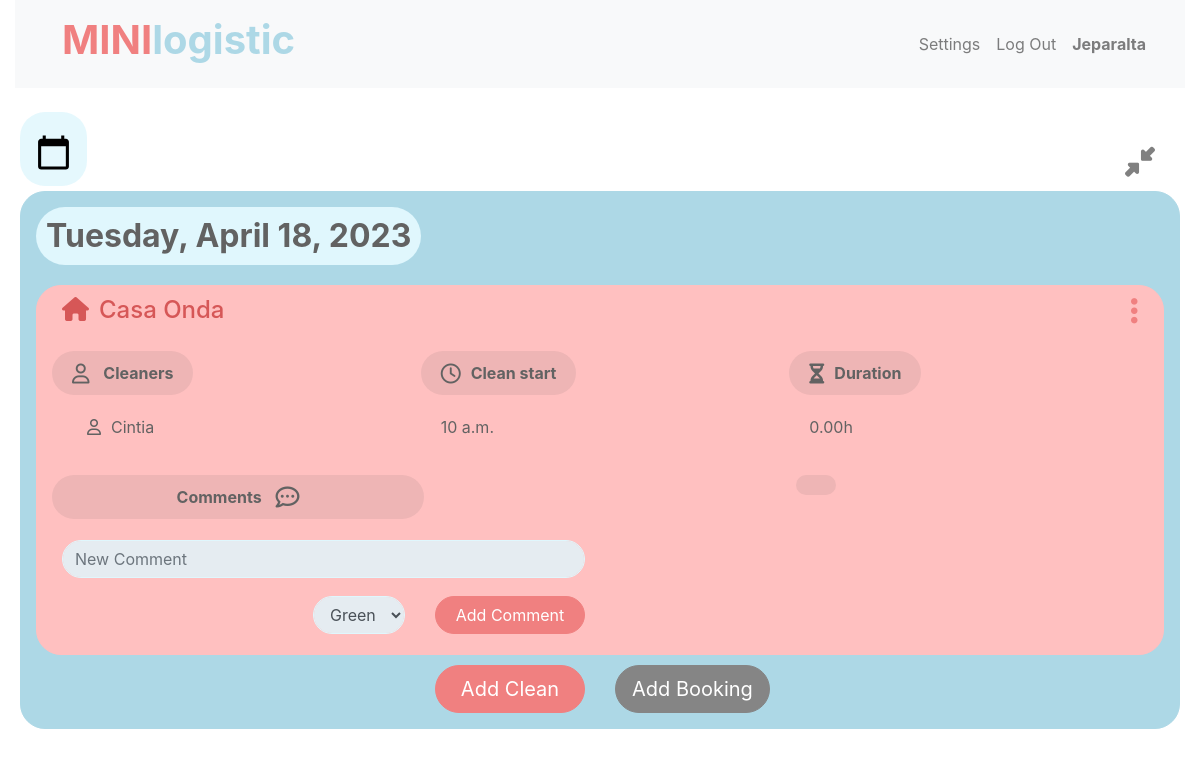
The app's page /minilogistic/fullday/2023-04-18/ (signed in) with its own data.
### minilogistic/models.py (models this page shows, shortened)
class User(AbstractUser):
    groups = models.ManyToManyField(Group, related_name='minilogistic_users', blank=True)
    user_permissions = models.ManyToManyField(Permission, related_name='minilogistic_users', blank=True)

class Clean(models.Model):
    account = models.ForeignKey(Account, on_delete=models.CASCADE, related_name="cleans")
    location = models.ForeignKey(Location, on_delete=models.PROTECT, related_name="cleans")
    date = models.DateField()
    start_time = models.TimeField()
    duration = models.DecimalField(default=0.0, max_digits=3, decimal_places=2)
    arrival_time = models.TimeField(null=True)
    cleaners = models.ManyToManyField(Cleaner, related_name="cleans")
    same_day = models.BooleanField(default=False)
    comment = models.TextField(max_length=500, blank=True)
    date_created = models.DateTimeField(default= datetime.today)
    added_by = models.ForeignKey(User, on_delete=models.CASCADE, related_name="cleans_added", blank=True)

class Location(models.Model):
    account = models.ForeignKey(Account, on_delete=models.CASCADE, related_name="locations")
    name = models.CharField(max_length=64)
    address = models.TextField(max_length=200, blank=True)
    comment = models.TextField(max_length=500, blank=True)
    date_created = models.DateTimeField(default= datetime.today)
    def __str__(self):
        return f"{self.name}"

class Cleaner(models.Model):
    account = models.ForeignKey(Account, on_delete=models.CASCADE, related_name="cleaners")
    name = models.CharField(max_length=64)
    title = models.TextField(null=True, max_length=200)
    email = models.EmailField(blank=True)
    phone_number = PhoneNumberField(blank=True, null=True)
    date_created = models.DateTimeField(default= datetime.today)
    def __str__(self):
        return f"{self.name}"

### minilogistic/views.py (the view)
# urls.py: path('fullday/<str:day>/', views.fullday_view, name='fullday'),
def fullday_view(request, day):
    user = request.user
    selector = Selector.objects.filter(user=user).first()
    selected_account= selector.account
    day_date = datetime.strptime(day, "%Y-%m-%d").date()
    print("day:", day)
    print("day_date:", day_date)
    bookings = Booking.objects.filter(arrival_date=day_date, account=selected_account).order_by("arrival_date", "arrival_time")
    cleans = Clean.objects.filter(date=day_date, account=selected_account).order_by("date", "start_time")
    return render(request, "minilogistic/fullday.html", {
        "day":day_date,
        "bookings":bookings,
        "cleans":cleans
    })

### minilogistic/templates/minilogistic/fullday.html (shortened to what this page needs)
{% extends "minilogistic/layout.html" %}
{% load static %}
{% block body %}
    <div class="container-fluid">
        <div class="row">
            <div class="col">
                <div class="row">
                    <div class="col">
                        <div id="date-picker" class="row">
                            <form>
                                <input type="date" class="form-control" id="fulldatepicker" value="{{ day|date:'Y-m-d' }}">
                            </form>
                        </div>
                    </div>
                </div>
            </div>
            <div class="col">
                <div class="back-to-agenda align-self-start mt-2">
                    <a  href="{% url 'minilogistic:agenda' %}"><h4><i class="fa-solid fa-lg fa-down-left-and-up-right-to-center"></i></h4></a>
                </div>
            </div>
        </div>
    </div>
<div id="fullday-agenda-body">
    <div class="row">
        <div class="col day-section-container" id="day-sections">
                <div class="day-section">
                    <div class="fullday-section-date-container">
                        <h2 class="section-date" data-date="{{ day|date:'Y-m-d' }}">{{ day|date:"l, F j, Y" }}</h2>
                    </div>
                    {% for clean in cleans %}
                        {% if clean.date == day %}
                        <div class="row clean-section" id="clean-section-{{clean.id}}">
                            <div class="col">
                                <div class="row">
                                    <div class="col">
                                            <h4><i class="fa-solid fa-house icon-margin-right"></i>{{ clean.location }}</h4>
                                    </div>
                                    <div class="col">
                                    </div>
                                    <div>
                                        <i class="fa fa-ellipsis-v clean-edit-icon" style="font-size:30px;" data-cleanid="{{ clean.id }}"></i>
                                    </div>
                                </div>
                                <div class="row">
                                    <div class="col">
                                        <div class="row">
                                            <div class="clean-item-container-title">
                                                <p><b><i class="fa-regular fa-user fa-lg icon-margin-right"></i>   Cleaners</b></p>
                                            </div>
                                        </div>
                                        <div class="row">
                                            <div class="col">
                                                <div class="clean-item-container">
                                                    {% if clean.cleaners.all %}
                                                        <ul>
                                                            {% for cleaner in clean.cleaners.all %}
                                                                    <li><i class="fa-regular fa-user icon-margin-right"></i>{{ cleaner }}</li>
                                                            {% endfor %}
                                                        {% else %}
                                                            <li>No cleaners assigned.</li>
                                                        </ul>
                                                    {% endif %}
                                                </div>
                                            </div>
                                        </div>
                                    </div>
                                    <div class="col">
                                        <div class="row">
                                            <div class="clean-item-container-title">
                                                <p><b><i class="fa-regular fa-clock fa-lg icon-margin-right"></i>Clean start</b></p>
                                            </div>
                                        </div>
                                        <div class="row">
                                            <div class="clean-item-container">
                                                <p>{{ clean.start_time }}</p>
                                            </div>
                                        </div>
                                    </div>
                                    <div class="col">
                                        <div class="row">
                                            <div class="clean-item-container-title">
                                                <p><b><i class="fa-solid fa-lg fa-hourglass-half icon-margin-right"></i>Duration</b></p>
                                            </div>
                                        </div>
                                        <div class="row">
                                            <div class="clean-item-container">
                                                <p>{{ clean.duration }}h</p>
                                            </div>
                                        </div>
                                    </div>
                                </div>
                                <div class="row">
                                    <div class="col clean-item-container-title">
                                        <p><b>Comments <i class="fa-regular fa-xl fa-comment-dots icon-margin-left"></i> </b></p>
                                    </div>
                                    <div class="col"></div>
                                    <div class="col">
                                        <div class="row">
                                          <div class="clean-item-container-title">
                                          </div>
                                        </div>
                                    </div>
                                </div>
                                <div class="row">
                                    <div class="comments-section">
                                    </div>
                                </div>
                                <div class="row">
                                    <div class="col">
                                        <form class="add-comment-form" id="add_comment_form" action="{% url 'minilogistic:addcomment' %}" method="POST">
                                            <div class="d-flex flex-column align-items-end">
                                                <input type="text" placeholder="New Comment" class="form-control mb-2 clean-comment-body" id="comment-body" name="comment_body" required>
                                                <div class="row">
                                                    <div class="col d-flex align-items-center">
                                                        <div class="form-group mb-0">
                                                            <select class="form-control" id="comment-color" name="comment_color" required>
                                                                <option value="green">Green</option>
                                                                </select>
                                                        </div>
                                                    </div>
                                                    <div class="col">
                                                        <button type="submit" class="btn btn-info submit-comment-button clean-comment-button">Add Comment</button>
                                                    </div>
                                                </div>
                                            </div>
                                        </form>
                                    </div>
                                    <div class="col">
                                    </div>
                                </div>
                            </div>
                        </div>
                        {% endif %}
                    {% endfor %}
                    <div class="row">
                        <div class="col text-right button-container">
                            <button type="button" class="clean-button btn btn-info btn-lg" data-newclean-form-url="{% url 'minilogistic:newcleanform' %}">Add Clean</button>
                        </div>
                        <div id="add-booking-button" class="col text-left">
                            <button type="button" class="booking-button btn btn-info btn-lg" data-booking-form-url="{% url 'minilogistic:bookingform' %}">Add Booking</button>
                        </div>
                    </div>
                </div>
        </div>
    </div>
</div>
{% endblock %}

### minilogistic/templates/minilogistic/layout.html (shortened to what this page needs)
{% load static %}
<!DOCTYPE html>
<html lang="en">
    <head>
        <link rel="stylesheet" href="https://stackpath.bootstrapcdn.com/bootstrap/4.4.1/css/bootstrap.min.css">
        <link href="{% static 'minilogistic/styles.css' %}" rel="stylesheet">
        <link rel="stylesheet" href="https://cdnjs.cloudflare.com/ajax/libs/font-awesome/4.7.0/css/font-awesome.min.css">
        <link rel="stylesheet" href="https://cdnjs.cloudflare.com/ajax/libs/font-awesome/6.0.0-beta3/css/all.min.css">
    </head>
    <body>
        <div class="container-fluid">
            <nav class="navbar navbar-expand-sm navbar-light bg-light">
                <div class="container-fluid">
                    <div class="collapse navbar-collapse" id="navbarNav">
                        <div class="d-flex align-items-center mr-auto">
                            <a class="nav-link" href="{% url 'minilogistic:agenda' %}" style="display: inline-flex;">
                                <h1 style="color:lightcoral; font-weight: bold;">MINI</h1>
                                <h1 style="color:lightblue; font-weight: bold;">logistic</h1>
                            </a>
                        </div>
                        {% if user.is_authenticated %}
                        <ul class="navbar-nav ml-auto">
                            <li class="nav-item">
                                <a class="nav-link" href="{% url 'minilogistic:settings' %}">Settings</a>
                            </li>
                            <li class="nav-item">
                                <a class="nav-link" href="{% url 'minilogistic:logout' %}">Log Out</a>
                            </li>
                            <li class="nav-item">
                                {% if user.is_authenticated %}
                               <a class="nav-link"><strong>{{ user.username }}</strong></a>
                            {% else %}
                                Not signed in.
                            {% endif %}
                            </li>
                        </ul>
                        {% endif %}
                    </div>
                </div>
            </nav>
            <br>
            {% block body %}
            {% endblock %}
        </div>
    </body>
</html>

### minilogistic/static/minilogistic/styles.css (style rules this page uses)
#datepicker, #fulldatepicker { width: 18%; font-size: 40px; margin-left: 5px; padding-top: 15px; border-width: 0px; border-radius: 25px; }
p, li { color: rgb(98, 98, 98); }
h5, h2 { color: rgb(98, 98, 98); }
.icon-margin-right { margin-right: 10px; }
.icon-margin-left { margin-left: 10px; }
.day-section { border-style: solid; border-color: lightblue; border-width: 1px; border-radius: 25px; margin: 5px; margin-bottom: 10px; padding: 5px; background-color: lightblue; }
.back-to-agenda { position: absolute; bottom: 0px; right: 30px; }
.full-day-link a, .full-day-link p, .back-to-agenda a, .back-to-agenda p { color: grey; font-weight: 500; text-decoration: none; }
.day-section-container { width: 100%; box-sizing: border-box; transition: opacity 0.5s ease-in-out; }
.fullday-section-date-container { background-color: rgb(224, 247, 253); width: fit-content; margin: 10px; margin-bottom: 20px; padding: 5px; border-radius: 50px; }
.section-date { font-weight: bolder; margin: 5px; white-space: nowrap; }
.clean-section { border-style: solid; border-color: rgb(255, 192, 192); border-width: 1px; border-radius: 25px; margin: 10px; padding: 10px; background-color: rgb(255, 192, 192); }
.clean-section h4 { color: rgb(214, 87, 87); }
.clean-item-container-title { background-color: rgb(238, 181, 181); border-color: lightcoral; width: fit-content; margin:5px; padding: 10px 20px 10px 20px; border-radius: 30px; display: flex; justify-content: center; align-items: center; }
.clean-item-container-title h4, .clean-item-container-title p { text-align: center; margin: 0; }
.clean-item-container { width: fit-content; margin:5px; padding: 10px 20px 10px 20px; border-radius: 30px; display: flex; justify-content: center; align-items: center; }
.clean-item-container h4, .clean-item-container p { text-align: center; margin: 0; }
.clean-item-container li { text-align: left; }
.clean-item-container ul { padding-left: 0; }
.clean-comment-button { border-color: lightcoral; background-color: lightcoral; border-radius: 25px; margin-top: 10px; margin-bottom: 10px; min-width: 150px; }
.clean-button { border-color: lightcoral; background-color: lightcoral; border-radius: 25px; margin-bottom: 10px; min-width: 150px; }
.form-control { border-radius: 25px; border-color: rgb(224, 247, 253); background-color: rgba(224, 247, 253, 0.815); }
.booking-button { border-color: rgb(133, 133, 133); background-color: rgb(133, 133, 133); border-radius: 25px; min-width: 150px; }
ul li { list-style-type: none; }
.clean-edit-icon { margin: 0px 15px 20px 10px; color:lightcoral; }

### records on screen
User: username "Jeparalta"
Clean: location "Casa Onda", start_time "10 a.m.", duration "0.00"
Cleaner: name "Cintia"

### other values on screen
{{ day|date:"l, F j, Y" }} "Tuesday, April 18, 2023"
